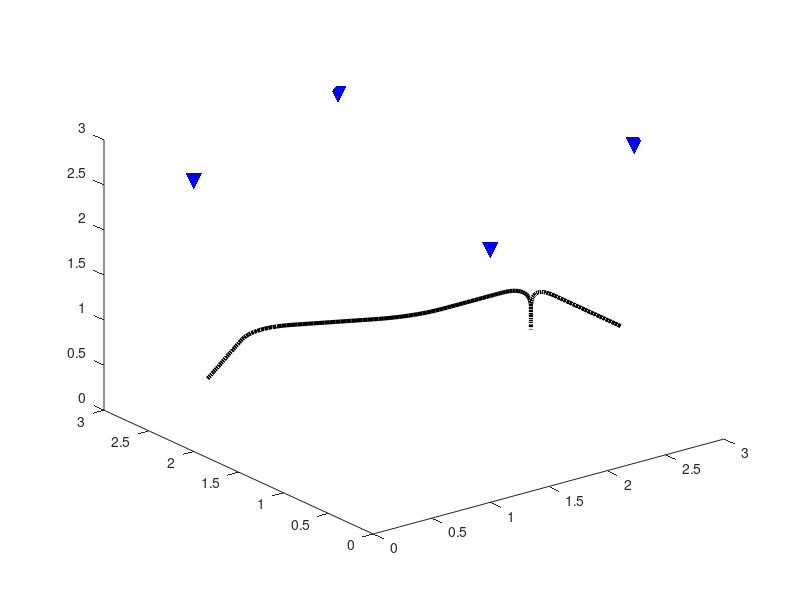

Source code (MATLAB): (Note: this script raises an error after producing the figure.)
clear
close all
clc

%% Zadanie 1

% ładowanie pliku z danymi
load('MNUB_24L_P1_dane17.mat');

% inicjowanie pustych macierzy
A = zeros(3, 3);
b = zeros(3, 165);

% obliczanie współczynników macierzy A
for r = 1:3
    A(r,1) = 2*(-R(r,1)+R(4,1));
    A(r,2) = 2*(-R(r,2)+R(4,2));
    A(r,3) = 2*(-R(r,3)+R(4,3));
end

% obliczanie współczynników macierzy b
for n = 1:165
    for r = 1:3
        b(r,n) = D(n,r)^2-D(n,4)^2-R(r,1)^2+R(4,1)^2-R(r,2)^2+R(4,2)^2-R(r,3)^2+R(4,3)^2;
    end
end

%% Zadanie 2

% Rozkład LU macierzy A
[L, U] = lu(A);

% inicjowanie pustej macierzy
x = zeros(3, 165);

% obliczanie rozwiązań równania metodą LU
for n = 1:165
    x(:,n) = U\(L\b(:,n));
end

% Odtwarzanie trajektorii ruchu osoby w 3D
figure;
plot3(x(1,:), x(2,:), x(3,:), 'k', 'LineWidth', 3); % Trajektoria ruchu osoby
hold on;
% Zaznaczanie położeń R1, R2, R3 i R4 jako trójkąty
scatter3(R([1, 3, 2, 4],1), R([1, 3, 2, 4],2), R([1, 3, 2, 4],3), 150, 'b', 'filled', 'Marker', 'v');
text(R(:,1), R(:,2), R(:,3), "R" + num2str((1:length(R))'), 'VerticalAlignment', 'top', 'HorizontalAlignment', 'right'); % Numeracja punktów
xlabel('x[m]');
ylabel('y[m]');
zlabel('z[m]');
title('Rozmieszczenie czujników radarowych i trówymiarowa trajektoria ruchu osoby');
grid on;
hold off;

% Odtwarzanie trajektorii ruchu osoby na płaszczyźnie 2D
figure;
plot(t, x(1,:));% Trajektoria ruchu osoby na płaszczyźnie x
hold on
plot(t, x(2,:));% Trajektoria ruchu osoby na płaszczyźnie y
hold on
plot(t, x(3,:));% Trajektoria ruchu osoby na płaszczyźnie z
h_legend = legend('x', 'y', 'z');
set(h_legend, 'FontSize', 10);
set(h_legend, 'Position', [0.7,0.5,0.2,0.2]);
title('Wartości współrzędnych środka ciężkości osoby w trakcie ruchu');
xlabel('Czas [s]');
ylabel('x, y, z [m]');
grid on;
hold off;

%% Zadanie 3

% Zdefiniowanie odchylenia standardowego
sigma_d = sort([10^(-3) 2*10^(-3) 3*10^(-3) 4*10^(-3) 5*10^(-3) 6*10^(-3) 7*10^(-3) 8*10^(-3) 9*10^(-3) 10^(-2) 2*10^(-2) 3*10^(-2) 4*10^(-2) 5*10^(-2) 6*10^(-2) 7*10^(-2) 8*10^(-2) 9*10^(-2) 10^(-1)]);

% Zaburzenie multiplikatywne
D_zaburzone = ones(165,4,19);
for i = 1:19
    D_zaburzone(:,:,i)=(1+randn(size(D))*sigma_d(i)).*D;
end

% Wyznaczenie maksymalnego zagagregowanego błędu
x_zaburzone = zeros(3, 165, 19);
b_zaburzone = zeros(3, 165, 19);

for i = 1:19
    for n = 1:165
        for r = 1:3
            b_zaburzone(r,n,i) = D_zaburzone(n,r,i)^2-D_zaburzone(n,4,i)^2-R(r,1)^2+R(4,1)^2-R(r,2)^2+R(4,2)^2-R(r,3)^2+R(4,3)^2;
        end
    end
   for n = 1:165
            x_zaburzone(:,n, i) = U\(L\b_zaburzone(:,n,i));
   end    
end

% Obliczanie zagregowanego błędu
zagregowany_blad=zeros(1, 19);

for i = 1:19
        zagregowany_blad(1,i)= norm(x_zaburzone(:,:,i)-x, 'fro')/norm(x, 'fro');
end

% Obliczanie zagregowanego błędu dla wektora b
zagregowany_blad_b=zeros(1, 19);

for i = 1:19
        zagregowany_blad_b(1,i)= norm(b_zaburzone(:,:,i)-b, 'fro')/norm(b, 'fro');
end

oszacowany_zagregowany_blad=zeros(1,19);

% Szacowanie zagrogowanego błędu na podstawie liczby kondycyjnej A i
% zagregowanego błędu wektora b
for i = 1:19
    oszacowany_zagregowany_blad(1,i)=cond(A)*zagregowany_blad_b(1,i);
end

%Rysowanie wykresu
figure;
loglog(sigma_d, zagregowany_blad);
hold on;
loglog(sigma_d, oszacowany_zagregowany_blad);
hold off;
h_legend = legend('wyznaczona wartość błędu', 'oszacowana wartość błędu', 'Location', 'best');
set(h_legend, 'FontSize', 10);
xlabel('Sigma');
ylabel('Maksymalny zagregowany błąd względny');
title('Zależność wyznaczonego oraz oszacowanego maksymalnego błędu względnego w zależności od wartości sigmy');
grid on;

%% Zadanie 4
% Zdefiniowanie odchylenia standardowego
sigma_z = linspace(-0.1, 0.1, 150);

% Zaburzenie wartości R
R_zaburzone_1 = zeros(4,3,150);
R_zaburzone_2 = zeros(4,3,150);
R_zaburzone_3 = zeros(4,3,150);
R_zaburzone_4 = zeros(4,3,150);

for i=1:150
    R_zaburzone_1(:,:,i)=R;
    R_zaburzone_2(:,:,i)=R;
    R_zaburzone_3(:,:,i)=R;
    R_zaburzone_4(:,:,i)=R;
    R_zaburzone_1(1,3,i)=R(1,3)*(1+sigma_z(i));
    R_zaburzone_2(2,3,i)=R(2,3)*(1+sigma_z(i));
    R_zaburzone_3(3,3,i)=R(3,3)*(1+sigma_z(i));
    R_zaburzone_4(4,3,i)=R(4,3)*(1+sigma_z(i));
end

b_R_1=zeros(3, 165, 150);
b_R_2=zeros(3, 165, 150);
b_R_3=zeros(3, 165, 150);
b_R_4=zeros(3, 165, 150);
A_R_1=zeros(3,3,150);
A_R_2=zeros(3,3,150);
A_R_3=zeros(3,3,150);
A_R_4=zeros(3,3,150);
x_R_1=zeros(3,165,150);
x_R_2=zeros(3,165,150);
x_R_3=zeros(3,165,150);
x_R_4=zeros(3,165,150);

% Obliczanie współczynników macierzy A_R
for i = 1:150
    for r = 1:3
        A_R_1(r,1, i) = 2*(-R_zaburzone_1(r,1,i)+R_zaburzone_1(4,1,i));
        A_R_1(r,2, i) = 2*(-R_zaburzone_1(r,2,i)+R_zaburzone_1(4,2,i));
        A_R_1(r,3, i) = 2*(-R_zaburzone_1(r,3,i)+R_zaburzone_1(4,3,i));

        A_R_2(r,1, i) = 2*(-R_zaburzone_2(r,1,i)+R_zaburzone_2(4,1,i));
        A_R_2(r,2, i) = 2*(-R_zaburzone_2(r,2,i)+R_zaburzone_2(4,2,i));
        A_R_2(r,3, i) = 2*(-R_zaburzone_2(r,3,i)+R_zaburzone_2(4,3,i));

        A_R_3(r,1, i) = 2*(-R_zaburzone_3(r,1,i)+R_zaburzone_3(4,1,i));
        A_R_3(r,2, i) = 2*(-R_zaburzone_3(r,2,i)+R_zaburzone_3(4,2,i));
        A_R_3(r,3, i) = 2*(-R_zaburzone_3(r,3,i)+R_zaburzone_3(4,3,i));

        A_R_4(r,1, i) = 2*(-R_zaburzone_4(r,1,i)+R_zaburzone_4(4,1,i));
        A_R_4(r,2, i) = 2*(-R_zaburzone_4(r,2,i)+R_zaburzone_4(4,2,i));
        A_R_4(r,3, i) = 2*(-R_zaburzone_4(r,3,i)+R_zaburzone_4(4,3,i));
    end
end

% Obliczanie współczynników macierzy b_R
for i = 1:150
    for n = 1:165
        for r = 1:3
            b_R_1(r,n,i) = D(n,r)^2-D(n,4)^2-R_zaburzone_1(r,1,i)^2+R_zaburzone_1(4,1,i)^2-R_zaburzone_1(r,2,i)^2+R_zaburzone_1(4,2,i)^2-R_zaburzone_1(r,3,i)^2+R_zaburzone_1(4,3,i)^2;
            b_R_2(r,n,i) = D(n,r)^2-D(n,4)^2-R_zaburzone_2(r,1,i)^2+R_zaburzone_2(4,1,i)^2-R_zaburzone_2(r,2,i)^2+R_zaburzone_2(4,2,i)^2-R_zaburzone_2(r,3,i)^2+R_zaburzone_2(4,3,i)^2;
            b_R_3(r,n,i) = D(n,r)^2-D(n,4)^2-R_zaburzone_3(r,1,i)^2+R_zaburzone_3(4,1,i)^2-R_zaburzone_3(r,2,i)^2+R_zaburzone_3(4,2,i)^2-R_zaburzone_3(r,3,i)^2+R_zaburzone_3(4,3,i)^2;
            b_R_4(r,n,i) = D(n,r)^2-D(n,4)^2-R_zaburzone_4(r,1,i)^2+R_zaburzone_4(4,1,i)^2-R_zaburzone_4(r,2,i)^2+R_zaburzone_4(4,2,i)^2-R_zaburzone_4(r,3,i)^2+R_zaburzone_4(4,3,i)^2;
        end
    end
end

% Obliczanie rozwiązań równania metodą LU
for i=1:150
    [L, U] = lu(A_R_1(:,:,i));
    for n = 1:165
        x_R_1(:,n,i) = U\(L\b_R_1(:,n,i));
    end

    [L, U] = lu(A_R_2(:,:,i));
    for n = 1:165
        x_R_2(:,n,i) = U\(L\b_R_2(:,n,i));
    end

    [L, U] = lu(A_R_3(:,:,i));
    for n = 1:165
        x_R_3(:,n,i) = U\(L\b_R_3(:,n,i));
    end

    [L, U] = lu(A_R_4(:,:,i));
    for n = 1:165
        x_R_4(:,n,i) = U\(L\b_R_4(:,n,i));
    end
end

% Obliczanie zagregowanego błędu
zagregowany_blad_R=zeros(1, 150, 4);

for i = 1:150
    zagregowany_blad_R(1,i,1)= norm(x_R_1(:,:,i)-x, 'fro')/norm(x, 'fro');
    zagregowany_blad_R(1,i,2)= norm(x_R_2(:,:,i)-x, 'fro')/norm(x, 'fro');
    zagregowany_blad_R(1,i,3)= norm(x_R_3(:,:,i)-x, 'fro')/norm(x, 'fro');
    zagregowany_blad_R(1,i,4)= norm(x_R_4(:,:,i)-x, 'fro')/norm(x, 'fro');
end

% Wyznaczanie wartości wyznacznika macierzy A oraz jej liczby kondycyjnej
wyznacznik_macierzy_A = zeros(1,150,4);
liczba_kondycyjna_A = zeros(1,150,4);

for i=1:150
    wyznacznik_macierzy_A(1,i,1)=det(A_R_1(:,:,i));
    liczba_kondycyjna_A(1,i,1)=cond(A_R_1(:,:,i));

    wyznacznik_macierzy_A(1,i,2)=det(A_R_2(:,:,i));
    liczba_kondycyjna_A(1,i,2)=cond(A_R_2(:,:,i));

    wyznacznik_macierzy_A(1,i,3)=det(A_R_3(:,:,i));
    liczba_kondycyjna_A(1,i,3)=cond(A_R_3(:,:,i));

    wyznacznik_macierzy_A(1,i,4)=det(A_R_4(:,:,i));
    liczba_kondycyjna_A(1,i,4)=cond(A_R_4(:,:,i));
end

%Rysowanie wykresów
figure;
grid on;
plot(sigma_z, zagregowany_blad_R(:,:,1));
hold on;
plot(sigma_z, zagregowany_blad_R(:,:,2));
plot(sigma_z, zagregowany_blad_R(:,:,3));
plot(sigma_z, zagregowany_blad_R(:,:,4));
hold off;
xlabel('Sigma');
ylabel('Maksymalny zagregowany błąd względny');
h_legend = legend('zaburzony z1', 'zaburzony z2',  'zaburzony z3', 'zaburzony z4','Location', 'best');
set(h_legend, 'FontSize', 10);
title('Zależność sigmy od zagregowanego błędu')

figure;
grid on;
plot(sigma_z, wyznacznik_macierzy_A(:,:,1));
hold on;
plot(sigma_z, wyznacznik_macierzy_A(:,:,2));
plot(sigma_z, wyznacznik_macierzy_A(:,:,3));
plot(sigma_z, wyznacznik_macierzy_A(:,:,4));
hold off;
xlabel('Sigma');
ylabel('Wyznacznik macierzy A');
h_legend = legend('zaburzony z1', 'zaburzony z2',  'zaburzony z3', 'zaburzony z4','Location', 'best');
set(h_legend, 'FontSize', 10);
title('Zależność sigmy od wyznacznika macierzy')

figure;
grid on;
plot(sigma_z, liczba_kondycyjna_A(:,:,1));
hold on;
plot(sigma_z, liczba_kondycyjna_A(:,:,2));
plot(sigma_z, liczba_kondycyjna_A(:,:,3));
plot(sigma_z, liczba_kondycyjna_A(:,:,4));
hold off;
xlabel('Sigma');
ylabel('Liczba kondycyjna A');
h_legend = legend('zaburzony z1', 'zaburzony z2',  'zaburzony z3', 'zaburzony z4','Location', 'best');
set(h_legend, 'FontSize', 10);
title('Zależność sigmy od liczby kondycyjnej macierzy')